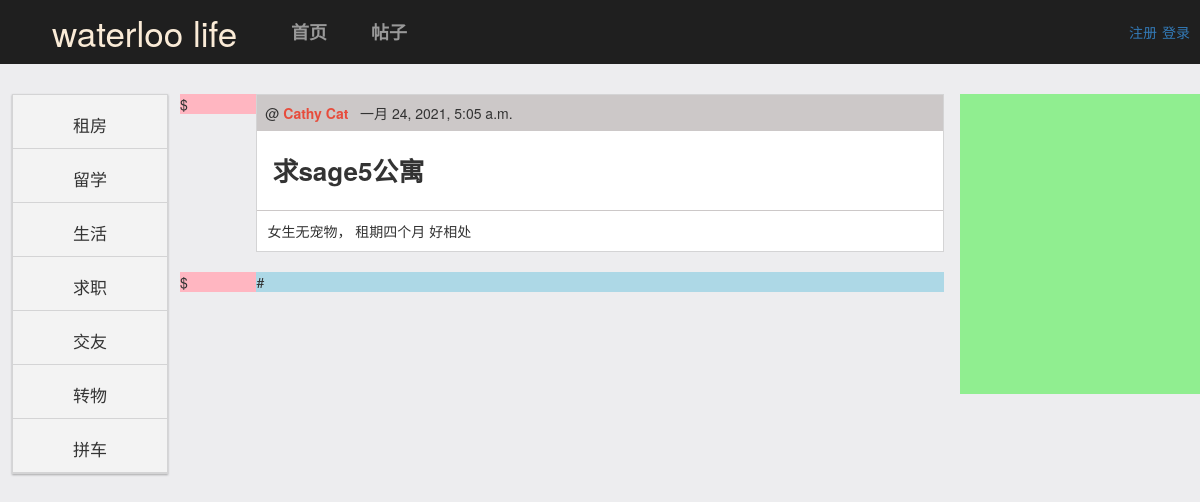
Screenshot of /threads/15 with the database file from the repository.
### thread/models.py (models this page shows, shortened)
class ThreadType(models.Model):
	type_name = models.CharField(max_length=15)

class Thread(models.Model):
	title = models.CharField(max_length=50)
	thread_type = models.ForeignKey(ThreadType, on_delete=models.CASCADE)
	content = models.TextField()
	author = models.ForeignKey(User, on_delete=models.CASCADE)
	created_time = models.DateTimeField(auto_now_add=True)
	last_update_time = models.DateTimeField(auto_now=True)
	class Meta:
		ordering = ['-created_time']

### thread/views.py (the view)
# urls.py: path('<int:thread_pk>', views.thread_detail, name="thread_detail"),
def thread_detail(request, thread_pk):
	thread = get_object_or_404(Thread, pk=thread_pk)
	context = {}
	context['previous_thread'] = Thread.objects.filter(created_time__gt=thread.created_time).last()
	context['next_thread'] = Thread.objects.filter(created_time__lt=thread.created_time).first()
	context['thread'] = thread
	context['thread_types'] = ThreadType.objects.annotate(thread_count=Count('thread'))
	response = render(request, 'thread_detail.html', context)
	return response

### thread/templates/thread_detail.html (shortened to what this page needs)
{% extends 'base.html' %}
{% load static %}
{% block header_extends %}
	<link rel="stylesheet" type="text/css" href="{% static 'thread.css' %}">
{% endblock %}
{% block content %}
	<div class="left-panel">
			{% for thread_type in thread_types %}
				<a href="{% url 'threads_with_type' thread_type.pk %}">
					<div class="thread-type">
						{{ thread_type.type_name }}
					</div>
				</a>
			{% empty %}
				not available now
			{% endfor %}
	</div>
	<div class="middle-panel-thread">
		<div class="upper">
			<div class="lg-left">
				$
			</div>
			<div class="main-thread">
				<div class="thread-header">
					&nbsp @ <a href="#">{{ thread.author }}</a>
					&nbsp {{ thread.created_time }}
				</div>
				<div class="thread-title">
					{{ thread.title }}
				</div>
				<div class="thread-body">
					{{ thread.content }}
				</div>
			</div>
		</div>
		<div class="comment-area">
			<div class="cm-lg-left">
				$
			</div>
			<div class="comment">
				#
			</div>
		</div>
	</div>
	<div class="right-panel">
	</div>
{% endblock %}

### static/base.css (style rules this page uses)
body { background-color: #ededef; }

### thread/static/thread.css (style rules this page uses)
body { background-color: #ededef; }
div.left-panel { position: absolute; width: 13%; left: 1%; border-width: 1px; border-style: solid; border-color: rgb(212, 212, 213); -webkit-box-shadow: 0 1px 2px 0 rgba(0,0,0,0.30); box-shadow: 0 1px 2px 0 rgba(0,0,0,0.30); background-color: #f3f3f3; }
div.right-panel { position: absolute; width: 20%; left: 80%; height: 300px; background-color: lightgreen; }
div.thread-type:last-child { width: 100%; height: 54px; text-align: center; line-height: 60px; font-size: 17px; border-bottom-width: 1px; border-bottom-style: solid; border-bottom-color: rgb(212, 212, 213); }
div.left-panel a { color: #333333; text-decoration: none; }
div.middle-panel-thread { position: absolute; width: 65%; left: 15%; background-color: none; padding-right: 16px; }
div.upper { width: 100%; float: left; }
div.lg-left { width: 10%; float: left; background-color: lightpink; }
div.main-thread { width: 90%; float: left; background-color: white; border: 1px solid rgb(212, 212, 213); }
div.thread-header { height: 36px; background-color: #ccc8c8; line-height: 36px; color: #99; }
div.thread-header a { color: #E74C3C; font-weight: bold; }
div.thread-title { height: 80px; line-height: 80px; padding-left: 15px; font-weight: bold; font-size: 26px; border-bottom: 1px solid #ccc8c8; }
div.thread-body { padding: 10px; }
div.comment-area { float: left; width: 100%; margin-top: 20px; }
div.cm-lg-left { width: 10%; float: left; background-color: lightpink; }
div.comment { width: 90%; float: left; background-color: lightblue; }

### rows the page displays
ThreadType: type_name "租房"
ThreadType: type_name "留学"
ThreadType: type_name "生活"
ThreadType: type_name "求职"
ThreadType: type_name "交友"
ThreadType: type_name "转物"
ThreadType: type_name "拼车"
Thread: author "Cathy Cat", created_time "一月 24, 2021, 5:05 a.m.", title "求sage5公寓", content "女生无宠物， 租期四个月 好相处"
